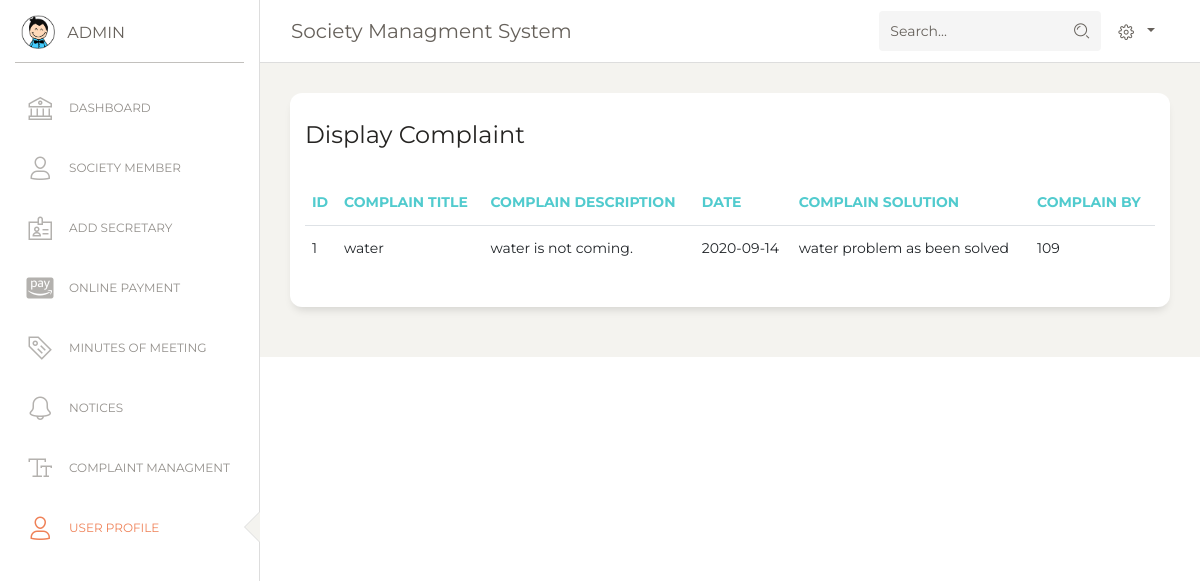
The page /SMS/admin/dashboard/display_complaint_admin.php on the database its author committed.
### tables this page shows
CREATE TABLE `complain_tb` (
  `complain_id` int(15) NOT NULL,
  `user_id` int(10) NOT NULL,
  `c_title` varchar(255) NOT NULL,
  `c_details` varchar(255) NOT NULL,
  `c_solution` varchar(255) NOT NULL,
  `c_date` varchar(10) NOT NULL,
  `c_status` tinyint(1) NOT NULL
);

CREATE TABLE `user_entry` (
  `user_id` int(10) NOT NULL,
  `first_name` varchar(50) NOT NULL,
  `last_name` varchar(50) NOT NULL,
  `e_mail` varchar(50) NOT NULL,
  `mobile_no` varchar(50) NOT NULL,
  `b_date` varchar(50) NOT NULL,
  `house_id` int(100) NOT NULL,
  `society_name` varchar(50) NOT NULL,
  `total_member` int(10) NOT NULL,
  `password` varchar(50) NOT NULL,
  `user_photo` varchar(200) NOT NULL,
  `entry_date` varchar(50) NOT NULL,
  `account_type` varchar(15) NOT NULL
);

### SMS/admin/dashboard/display_complaint_admin.php (the view, shortened to what this page needs)
<!DOCTYPE html>
<html lang="en">
<head>
  <link href="https://maxcdn.bootstrapcdn.com/font-awesome/latest/css/font-awesome.min.css" rel="stylesheet">
  <link href="../assets/css/bootstrap.min.css" rel="stylesheet" />
  <link href="../assets/css/paper-dashboard.css?v=2.0.1" rel="stylesheet" />
  <link href="../assets/demo/demo.css" rel="stylesheet" />
</head>
<body class="">
  <div class="wrapper ">
    <div class="sidebar" data-color="white" data-active-color="danger">
      <div class="logo">
        <a href="https://www.creative-tim.com" class="simple-text logo-mini">
          <div class="logo-image-small">
            <img src="../assets/img/logo-small.png">
          </div>
        </a>
        <a href="https://www.creative-tim.com" class="simple-text logo-normal">
          Admin
        </a>
      </div>
      <div class="sidebar-wrapper">
      <?php  include "side_menu_admin.php"?>
      </div>
    </div>
    <div class="main-panel">
      <nav class="navbar navbar-expand-lg navbar-absolute fixed-top navbar-transparent">
        <div class="container-fluid">
          <div class="navbar-wrapper">
            <a class="navbar-brand" href="#">Society Managment System</a>
          </div>
          <div class="collapse navbar-collapse justify-content-end" id="navigation">
            <form>
              <div class="input-group no-border">
                <input type="text" value="" class="form-control" placeholder="Search...">
                <div class="input-group-append">
                  <div class="input-group-text">
                    <i class="nc-icon nc-zoom-split"></i>
                  </div>
                </div>
              </div>
            </form>
            <?php include "nav_bar_admin.php"?>
          </div>
        </div>
      </nav>
      <div class="content">
        <div class="row">
          <div class="col-md-12">
            <div class="card">
              <div class="card-header">
                <h4 class="card-title"> Display Complaint</h4>
              </div>
              <div class="card-body">
                <div class="table-responsive">
                  <table class="table">
                    <thead class=" text-primary">
                        <th>
                        Id
                      </th>
                      <th>
                      Complain Title
                      </th>
                      <th>
                      Complain Description
                      </th>
                       <th>
                       Date
                      </th>
                      <th>
                       Complain Solution
                      </th>
                      <th>
                      Complain By
                      </th>
                    </thead>
 <?php
include "connection.php";
$displayquery="select * from complain_tb";
$result = mysqli_query($conn,$displayquery);
if(mysqli_num_rows($result)>0){
  $number=1;
  while ($row=mysqli_fetch_array($result)) {
    $id=$row['user_id'];
    $username_display="select house_id from user_entry where user_id='$id'";
   $result1=mysqli_query($conn,$username_display);
   $row2=mysqli_fetch_array($result1);
   echo  '<tr>';
   echo '<td>'.$number.'</td>';
    echo '<td>'.$row['c_title'].'</td>';
     echo '<td>'.$row['c_details'].'</td>';
      echo '<td>'.$row['c_date'].'</td>';
       echo '<td>'.$row['c_solution'].'</td>';
        echo '<td>'.$row2['house_id'].'</td>';
echo'</tr>';
$number++;
}
 }?>
                  </table>
                </div>
              </div>
            </div>
          </div>
        </div>
      </div>
</body>
</html>

### rows shown on the page
complain_tb: c_title "water", c_details "water is not coming.", c_date "2020-09-14", c_solution "water problem as been solved", user.house_id "109"
